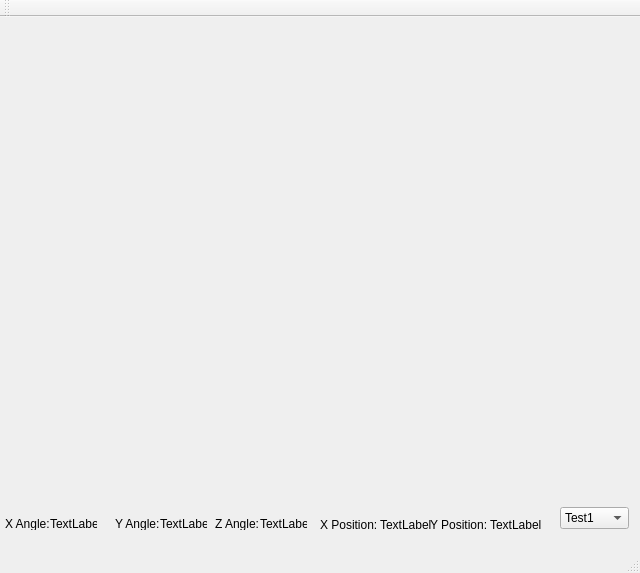
<?xml version="1.0" encoding="UTF-8"?>
<ui version="4.0">
 <class>MainWindow</class>
 <widget class="QMainWindow" name="MainWindow">
  <property name="geometry">
   <rect>
    <x>0</x>
    <y>0</y>
    <width>640</width>
    <height>573</height>
   </rect>
  </property>
  <property name="windowTitle">
   <string>MainWindow</string>
  </property>
  <widget class="QWidget" name="centralWidget">
   <widget class="QLabel" name="dot">
    <property name="geometry">
     <rect>
      <x>0</x>
      <y>0</y>
      <width>640</width>
      <height>480</height>
     </rect>
    </property>
    <property name="autoFillBackground">
     <bool>false</bool>
    </property>
    <property name="text">
     <string/>
    </property>
    <property name="pixmap">
     <pixmap>../dot.png</pixmap>
    </property>
   </widget>
   <widget class="QLabel" name="label">
    <property name="geometry">
     <rect>
      <x>5</x>
      <y>500</y>
      <width>47</width>
      <height>13</height>
     </rect>
    </property>
    <property name="text">
     <string>X Angle:</string>
    </property>
   </widget>
   <widget class="QLabel" name="label_2">
    <property name="geometry">
     <rect>
      <x>115</x>
      <y>500</y>
      <width>47</width>
      <height>13</height>
     </rect>
    </property>
    <property name="text">
     <string>Y Angle:</string>
    </property>
   </widget>
   <widget class="QLabel" name="label_4">
    <property name="geometry">
     <rect>
      <x>215</x>
      <y>500</y>
      <width>47</width>
      <height>13</height>
     </rect>
    </property>
    <property name="text">
     <string>Z Angle:</string>
    </property>
   </widget>
   <widget class="QLabel" name="Lbl_xangle">
    <property name="geometry">
     <rect>
      <x>50</x>
      <y>500</y>
      <width>47</width>
      <height>13</height>
     </rect>
    </property>
    <property name="text">
     <string>TextLabel</string>
    </property>
   </widget>
   <widget class="QLabel" name="Lbl_yangle">
    <property name="geometry">
     <rect>
      <x>160</x>
      <y>500</y>
      <width>47</width>
      <height>13</height>
     </rect>
    </property>
    <property name="text">
     <string>TextLabel</string>
    </property>
   </widget>
   <widget class="QLabel" name="Lbl_zangle">
    <property name="geometry">
     <rect>
      <x>260</x>
      <y>500</y>
      <width>47</width>
      <height>13</height>
     </rect>
    </property>
    <property name="text">
     <string>TextLabel</string>
    </property>
   </widget>
   <widget class="QLabel" name="Lbl_zangle_2">
    <property name="geometry">
     <rect>
      <x>320</x>
      <y>500</y>
      <width>61</width>
      <height>16</height>
     </rect>
    </property>
    <property name="text">
     <string>X Position:</string>
    </property>
   </widget>
   <widget class="QLabel" name="Lbl_zangle_3">
    <property name="geometry">
     <rect>
      <x>430</x>
      <y>500</y>
      <width>61</width>
      <height>16</height>
     </rect>
    </property>
    <property name="text">
     <string>Y Position:</string>
    </property>
   </widget>
   <widget class="QLabel" name="Lbl_xpos">
    <property name="geometry">
     <rect>
      <x>380</x>
      <y>500</y>
      <width>51</width>
      <height>16</height>
     </rect>
    </property>
    <property name="text">
     <string>TextLabel</string>
    </property>
   </widget>
   <widget class="QLabel" name="Lbl_ypos">
    <property name="geometry">
     <rect>
      <x>490</x>
      <y>500</y>
      <width>51</width>
      <height>16</height>
     </rect>
    </property>
    <property name="text">
     <string>TextLabel</string>
    </property>
   </widget>
   <widget class="QComboBox" name="comBx">
    <property name="geometry">
     <rect>
      <x>560</x>
      <y>490</y>
      <width>69</width>
      <height>22</height>
     </rect>
    </property>
    <property name="maxVisibleItems">
     <number>15</number>
    </property>
    <item>
     <property name="text">
      <string>Test1</string>
     </property>
    </item>
    <item>
     <property name="text">
      <string>Test2</string>
     </property>
    </item>
   </widget>
  </widget>
  <widget class="QMenuBar" name="menuBar">
   <property name="geometry">
    <rect>
     <x>0</x>
     <y>0</y>
     <width>640</width>
     <height>21</height>
    </rect>
   </property>
  </widget>
  <widget class="QToolBar" name="mainToolBar">
   <attribute name="toolBarArea">
    <enum>TopToolBarArea</enum>
   </attribute>
   <attribute name="toolBarBreak">
    <bool>false</bool>
   </attribute>
  </widget>
  <widget class="QStatusBar" name="statusBar"/>
 </widget>
 <layoutdefault spacing="6" margin="11"/>
 <resources/>
 <connections/>
</ui>
